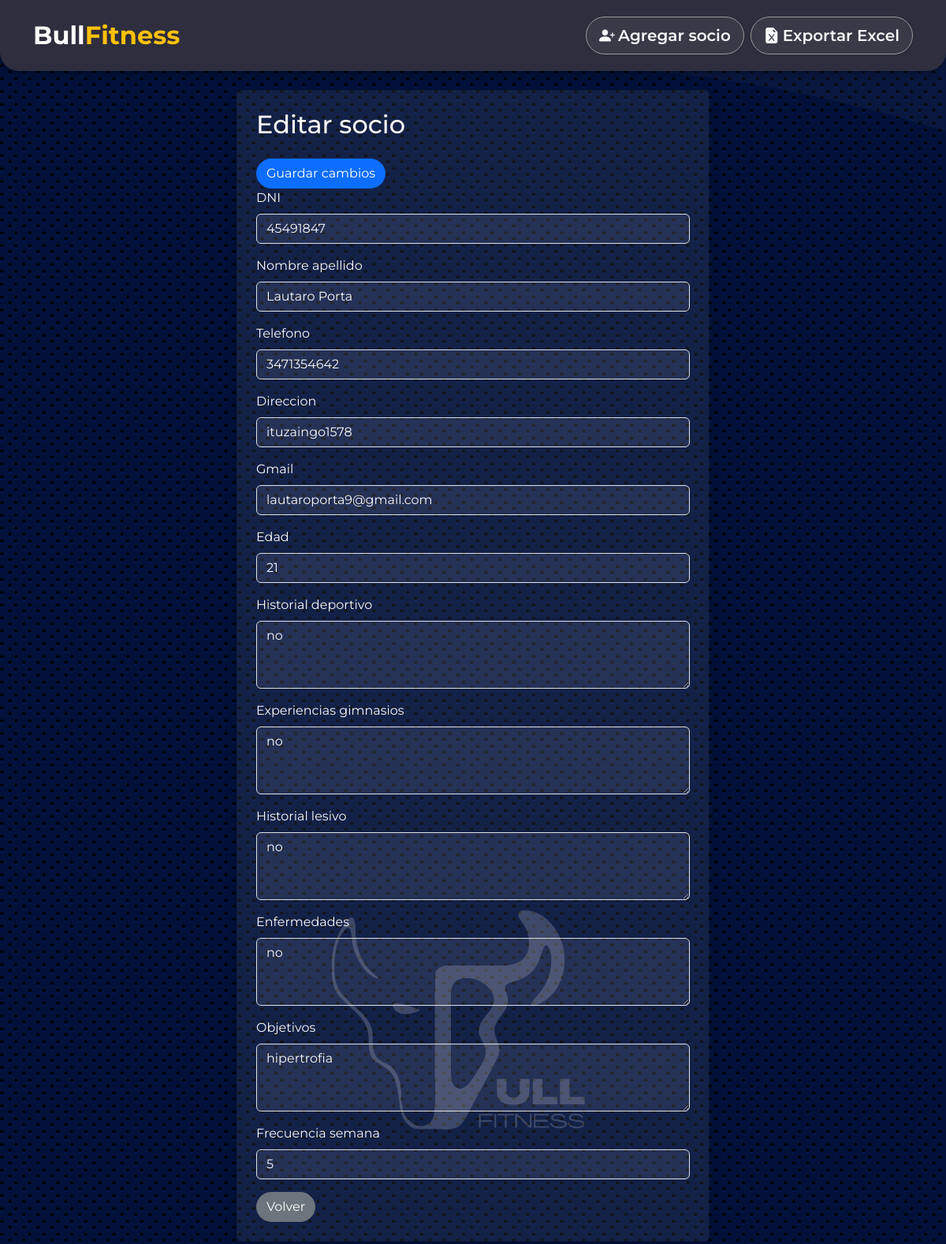
Screenshot of /editar/1/ with the database file from the repository.
### gymapp/models.py (models this page shows, shortened)
class Member(models.Model):
    dni = models.CharField(max_length=10, unique=True)
    nombre_apellido = models.CharField(max_length=100)
    telefono = models.CharField(max_length=20, blank=True)
    direccion = models.CharField(max_length=200, blank=True)
    gmail = models.EmailField(max_length=100, blank=True)
    edad = models.PositiveIntegerField(blank=True, null=True)
    historial_deportivo = models.TextField(blank=True)
    experiencias_gimnasios = models.TextField(blank=True)
    historial_lesivo = models.TextField(blank=True)
    enfermedades = models.TextField(blank=True)
    objetivos = models.TextField(blank=True)
    frecuencia_semana = models.CharField(max_length=50, blank=True)
    fecha_alta = models.DateField(auto_now_add=True)

### gymapp/views.py (the view)
# urls.py: path('editar/<int:pk>/', views.edit_member, name='edit_member'),
def edit_member(request, pk):
    member = get_object_or_404(Member, pk=pk)
    if request.method == "POST":
        form = MemberForm(request.POST, instance=member)
        if form.is_valid():
            form.save()
            return redirect('member_list')
    else:
        form = MemberForm(instance=member)
    return render(request, 'gymapp/edit_member.html', {'form': form})

### gymapp/forms.py (shortened to what this page needs)
class MemberForm(forms.ModelForm):
    class Meta:
        model = Member
        fields = [
            'dni', 'nombre_apellido', 'telefono', 'direccion', 'gmail', 'edad',
            'historial_deportivo', 'experiencias_gimnasios', 'historial_lesivo',
            'enfermedades', 'objetivos', 'frecuencia_semana'
        ]
        widgets = {
            'historial_deportivo': forms.Textarea(attrs={'rows': 3}),
            'experiencias_gimnasios': forms.Textarea(attrs={'rows': 3}),
            'historial_lesivo': forms.Textarea(attrs={'rows': 3}),
            'enfermedades': forms.Textarea(attrs={'rows': 3}),
            'objetivos': forms.Textarea(attrs={'rows': 3}),
        }

### gymapp/templates/gymapp/edit_member.html (shortened to what this page needs)
{% extends 'gymapp/base.html' %}
{% block content %}
{% load widget_tweaks %}
<div class="card shadow rounded p-4 mx-auto" style="max-width:600px;">
<h2 class="mb-4">Editar socio</h2>
<form method="post">
    {% csrf_token %}<button class="btn btn-primary" type="submit">Guardar cambios</button>
<div class="mb-3"><label class="form-label" for="id_dni">DNI</label>{{ form.dni|add_class:"form-control" }}</div>
<div class="mb-3"><label class="form-label" for="id_nombre_apellido">Nombre apellido</label>{{ form.nombre_apellido|add_class:"form-control" }}</div><div class="mb-3"><label class="form-label" for="id_telefono">Telefono</label>{{ form.telefono|add_class:"form-control" }}</div><div class="mb-3"><label class="form-label" for="id_direccion">Direccion</label>{{ form.direccion|add_class:"form-control" }}</div><div class="mb-3"><label class="form-label" for="id_gmail">Gmail</label>{{ form.gmail|add_class:"form-control" }}</div><div class="mb-3"><label class="form-label" for="id_edad">Edad</label>{{ form.edad|add_class:"form-control" }}</div><div class="mb-3"><label class="form-label" for="id_historial_deportivo">Historial deportivo</label>{{ form.historial_deportivo|add_class:"form-control" }}</div><div class="mb-3"><label class="form-label" for="id_experiencias_gimnasios">Experiencias gimnasios</label>{{ form.experiencias_gimnasios|add_class:"form-control" }}</div><div class="mb-3"><label class="form-label" for="id_historial_lesivo">Historial lesivo</label>{{ form.historial_lesivo|add_class:"form-control" }}</div><div class="mb-3"><label class="form-label" for="id_enfermedades">Enfermedades</label>{{ form.enfermedades|add_class:"form-control" }}</div><div class="mb-3"><label class="form-label" for="id_objetivos">Objetivos</label>{{ form.objetivos|add_class:"form-control" }}</div><div class="mb-3"><label class="form-label" for="id_frecuencia_semana">Frecuencia semana</label>{{ form.frecuencia_semana|add_class:"form-control" }}</div><a class="btn btn-secondary" href="{% url 'member_list' %}">Volver</a>
</form>
</div>
{% endblock %}

### static/css/styles.css (style rules this page uses)
input, textarea, select { color: #f8f9fa; background-color: rgba(255, 255, 255, 0.07); border-color: #666; }
input::placeholder, textarea::placeholder { color: #ccc; opacity: 0.8; }
body { font-family: 'Montserrat', sans-serif; }
.card { border-radius: 1.5rem; }
.btn { border-radius: 2rem; }

### rows the page displays
Member: dni "45491847", nombre_apellido "Lautaro Porta", telefono "3471354642", direccion "ituzaingo1578", gmail "lautaroporta9@gmail.com", edad "21", historial_deportivo "no", experiencias_gimnasios "no", historial_lesivo "no", enfermedades "no", objetivos "hipertrofia", frecuencia_semana "5"
